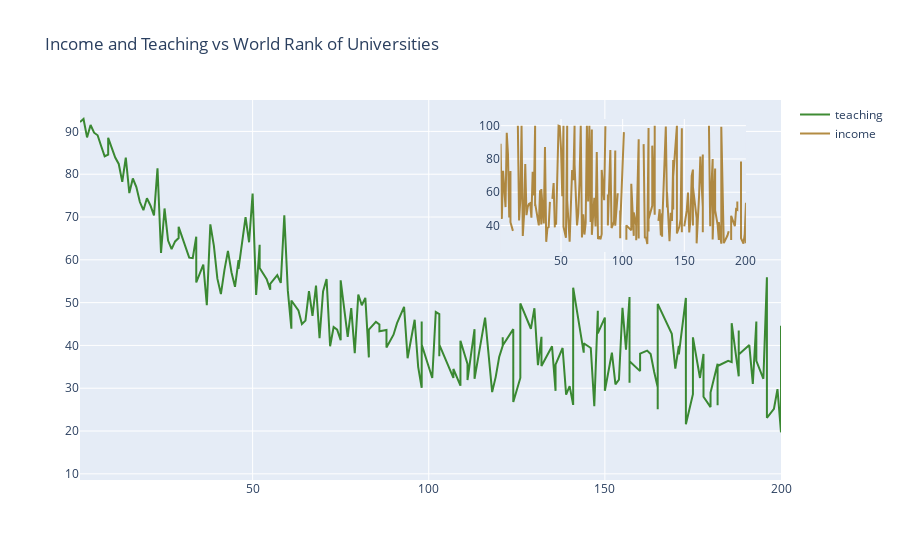

The cell this chart's notebook holds for it:
### Code cell
# first line plot
trace1 = go.Scatter(
    x = dataframe.world_rank,
    y = dataframe.teaching,
    name = "teaching",
    marker = dict(color = 'rgba(16, 112, 2, 0.8)'),
)
# second line plot
trace2 = go.Scatter(
    x = dataframe.world_rank,
    y = dataframe.income,
    xaxis = 'x2',
    yaxis = 'y2',
    name = "income",
    marker = dict(color = 'rgba(160, 112, 20, 0.8)'),
)
data = [trace1, trace2]
layout = go.Layout(
    xaxis2 = dict(
        domain = [0.6, 0.95],
        anchor = 'y2',        
    ),
    yaxis2 = dict(
        domain = [0.6, 0.95],
        anchor = 'x2',
    ),
    title = 'Income and Teaching vs World Rank of Universities'
)
fig = go.Figure(data = data, layout = layout)
iplot(fig)

### Figure 1 — Plotly figure (JSON) as saved in the notebook; plotly's stock layout.template omitted (floating-point values rounded to 4 significant figures; data arrays with more than 128 entries replaced by an {"elided": "..."} marker saying what was removed)
{"data": [{"marker": {"color": "rgba(16, 112, 2, 0.8)"}, "name": "teaching", "type": "scatter", "x": {"elided": "401 str values"}, "y": {"elided": "401 float values"}}, {"marker": {"color": "rgba(160, 112, 20, 0.8)"}, "name": "income", "type": "scatter", "x": {"elided": "401 str values"}, "xaxis": "x2", "y": {"elided": "401 str values"}, "yaxis": "y2"}], "layout": {"title": {"text": "Income and Teaching vs World Rank of Universities"}, "xaxis2": {"anchor": "y2", "domain": [0.6, 0.95]}, "yaxis2": {"anchor": "x2", "domain": [0.6, 0.95]}}}
